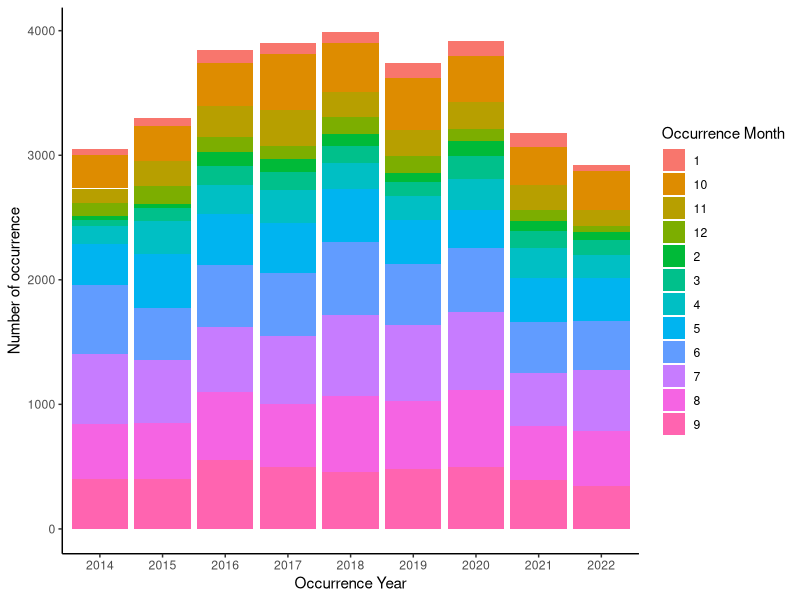
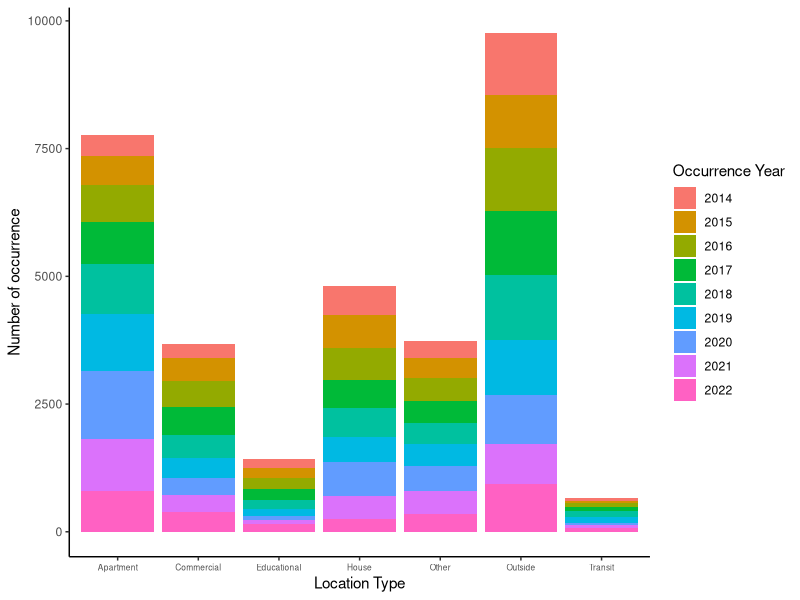
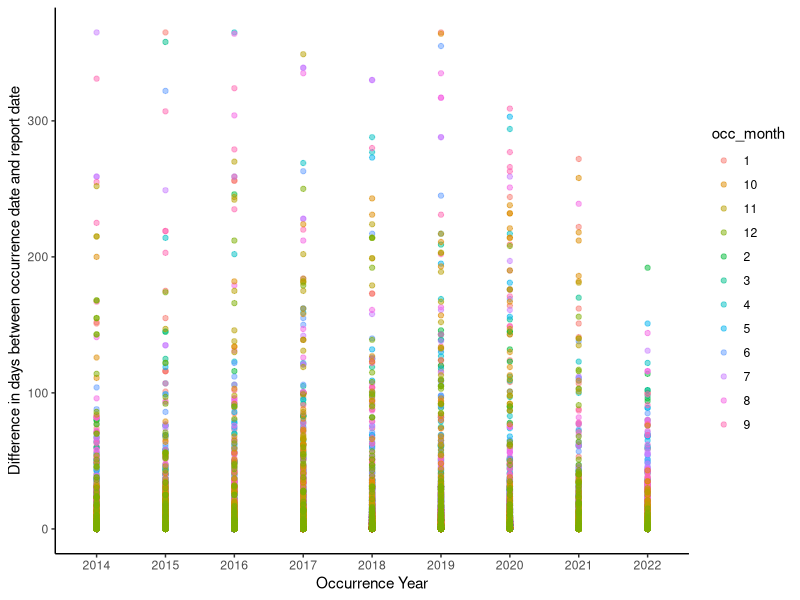

The R script that drew these images, in order:
## ---- chunk 1
#| echo: false
#| message: false
#| warning: false


#### Workspace setup ####
library(tidyverse)
library(knitr)
library(formattable)

#### Read in the cleaned data ####
data <- read_csv(here::here("outputs/data/cleaned_bicycle_theft.csv"), 
                 show_col_types = FALSE,
                 col_types = cols(occ_year = col_character(),
                                  occ_month = col_character()))
## ---- chunk 2
#| label: fig-yearly_count_by_month
#| fig-cap: Bar plot of monthly number of occurrence of bicycle theft in Toronto for each year from 2014 to 2022
#| echo: false
#| warning: false
#| message: false

data |> ggplot(aes(x=occ_year, fill=occ_month)) +
  geom_bar() +
  labs(x = "Occurrence Year", y = "Number of occurrence", fill = "Occurrence Month") +
  scale_x_discrete() +
  theme_classic()
## ---- chunk 3
#| label: fig-location_count_by_year
#| fig-cap: Bar plot of number of occurrence of bicycle theft in difference type of location in Toronto for each year from 2014 to 2022.
#| echo: false
#| warning: false
#| message: false

data |> ggplot(aes(x=location, fill=occ_year)) +
  geom_bar() +
  labs(x = "Location Type", y = "Number of occurrence", fill = "Occurrence Year") +
  scale_x_discrete() +
  theme_classic() +
  theme(axis.text.x=element_text(size=6))

## ---- chunk 4
#| label: fig-diff_count_by_year
#| fig-cap: Scatter plot of monthly difference in days between occurrence date and report date for bicycle thefts in Toronto for each year from 2014 to 2022.
#| echo: false
#| warning: false
#| message: false

data |> 
  ggplot(aes(x=occ_year, y=difference,
             color=occ_month)) +
  geom_point(alpha = 0.5) +
  labs(x = "Occurrence Year", y = "Difference in days between occurrence date and report date", fill = "Occurrence Month") +
  theme_classic()
## ---- chunk 5
#| label: tbl-rate_by_year
#| tbl-cap: Yearly recovery rate of bicycle theft in Toronto from 2014 to 2022.
#| echo: false
#| warning: false
#| message: false

data |> group_by(occ_year) |> 
  summarise(rate = percent(sum(bicycle_status == "RECOVERED")/nrow(data)*100)) |> 
  arrange(rate) |> 
  kable(col.names = c("Year", "Recovery Rate"))

## ---- chunk 6
#| label: tbl-rate_by_month
#| tbl-cap: Monthly recovery rate of bicycle theft in Toronto from 2014 to 2022
#| echo: false
#| warning: false
#| message: false

data |> group_by(occ_month) |> 
  summarise(rate = percent(sum(bicycle_status == "RECOVERED")/nrow(data)*100)) |> 
  arrange(rate) |> 
  kable(col.names = c("Month", "Recovery Rate"))
